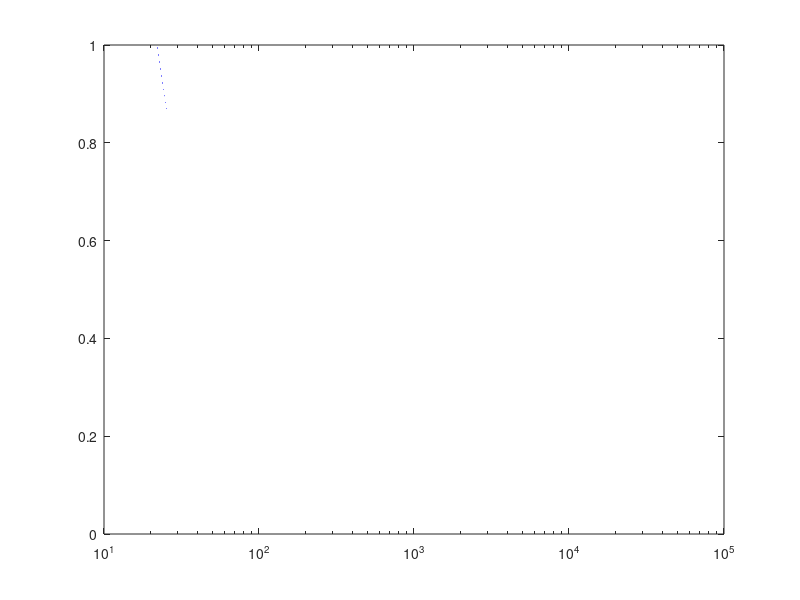

This figure's MATLAB source:
function [t ess inv]=gen_ess()
%% Generate basic exp sine swept signal
T = 15; %15 seconds
f1=22; %starting frequency
f2=22000; %ending frequency
fs=96000;
Ts=1/fs;
% Create the swept sine tone
w1 = 2*pi*f1;
w2 = 2*pi*f2;
K = T*w1/log(w2/w1); %parameter for creating the sweep
L = T/log(w2/w1); %%parameter for creating the sweep

t = 0:Ts:T-Ts;
ess=sin(K*(exp(t/L) - 1)); %sweep vector

%% Now apply hanning window

Tw=0.1; %windowed length 0.1s
Nw=round(Tw/Ts)*2;
if mod(Nw,2)==1 %make sure windows is even length
    Nw=Nw+1;
end

n=0:1:Nw-1;
wn=0.5*(1-cos(2*pi*n/(Nw-1)));
hw=Nw/2; %half-window length
ess(1:hw)=ess(1:hw).*wn(1:hw); %first half of the window
ess(end-hw:end)=ess(end-hw:end).*wn(hw:end); %second half of the window

%% Generate inverse filter
% Apply amplitude scaling first
%-6dB per octave, final attenuation -6dB*ln(w2/w1)

wt=w1*exp(t./T*log(w2/w1));
%we need attenuation of 0dB (10^0) at w1
% and -6dB per doubling of frequency, 
atten=10.^(-log2(wt/w1)*3/10);
inv=ess(end:-1:1);
inv=inv.*atten;
inv=inv(end:-1:1);
semilogx(wt./(2*pi),atten);



%% Add silence
T_silence=10;
T=25;
N_silence=round(T_silence/Ts);
ess=[ess zeros(1,N_silence)];
inv=[inv zeros(1,N_silence)];
t = 0:Ts:T-Ts;

%% Normalise to -6db
ess=ess./2;
inv=inv./max(inv)./sqrt(2);





end
